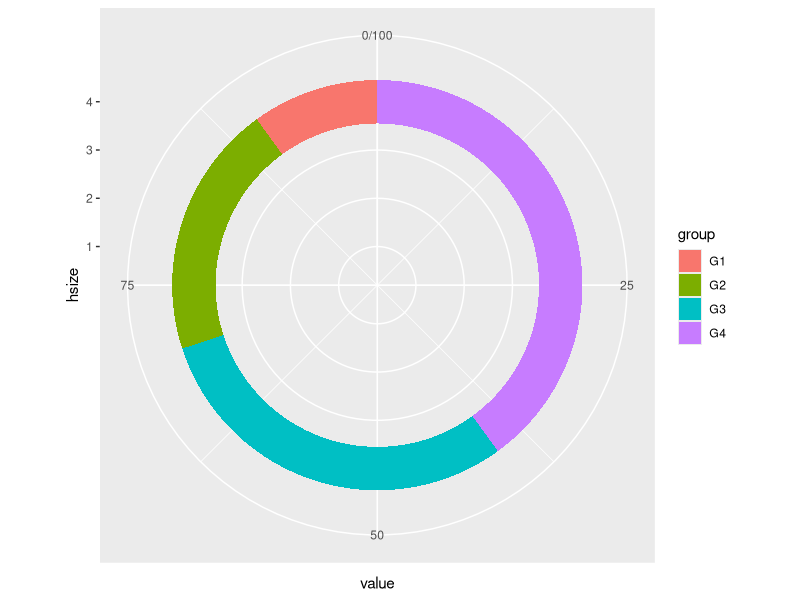

R code for this plot:
df<-data.frame(value=c(10,20,30,40),group=paste0("G",1:4))
df

library(ggplot2)
library(dplyr)
hsize=4
df=df%>%
  mutate(x=hsize)
df

ggplot(df,aes(x=hsize,y=value,fill=group))+geom_col()+coord_polar(theta="y")+xlim(c(0.2,hsize+0.8))
